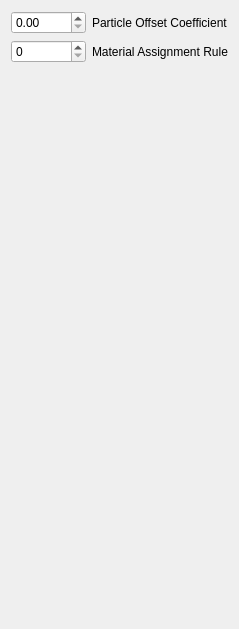
        <widget class="QWidget" name="page">
         <layout class="QGridLayout" name="gridLayout_7">
          <item row="0" column="0">
           <layout class="QHBoxLayout" name="horizontalLayout_36">
            <item>
             <widget class="QDoubleSpinBox" name="doubleSpinBox_24">
              <property name="sizePolicy">
               <sizepolicy hsizetype="Fixed" vsizetype="Fixed">
                <horstretch>0</horstretch>
                <verstretch>0</verstretch>
               </sizepolicy>
              </property>
              <property name="minimumSize">
               <size>
                <width>75</width>
                <height>20</height>
               </size>
              </property>
              <property name="suffix">
               <string/>
              </property>
              <property name="maximum">
               <double>1.000000000000000</double>
              </property>
              <property name="singleStep">
               <double>0.010000000000000</double>
              </property>
             </widget>
            </item>
            <item>
             <widget class="QLabel" name="label_14">
              <property name="text">
               <string>Particle Offset Coefficient</string>
              </property>
             </widget>
            </item>
           </layout>
          </item>
          <item row="2" column="0">
           <spacer name="spacer">
            <property name="orientation">
             <enum>Qt::Vertical</enum>
            </property>
            <property name="sizeHint" stdset="0">
             <size>
              <width>20</width>
              <height>555</height>
             </size>
            </property>
           </spacer>
          </item>
          <item row="1" column="0">
           <layout class="QHBoxLayout" name="horizontalLayout_39">
            <item>
             <widget class="QSpinBox" name="spinBox">
              <property name="minimumSize">
               <size>
                <width>75</width>
                <height>0</height>
               </size>
              </property>
              <property name="maximumSize">
               <size>
                <width>75</width>
                <height>16777215</height>
               </size>
              </property>
             </widget>
            </item>
            <item>
             <widget class="QLabel" name="label_17">
              <property name="text">
               <string>Material Assignment Rule</string>
              </property>
             </widget>
            </item>
           </layout>
          </item>
         </layout>
        </widget>
